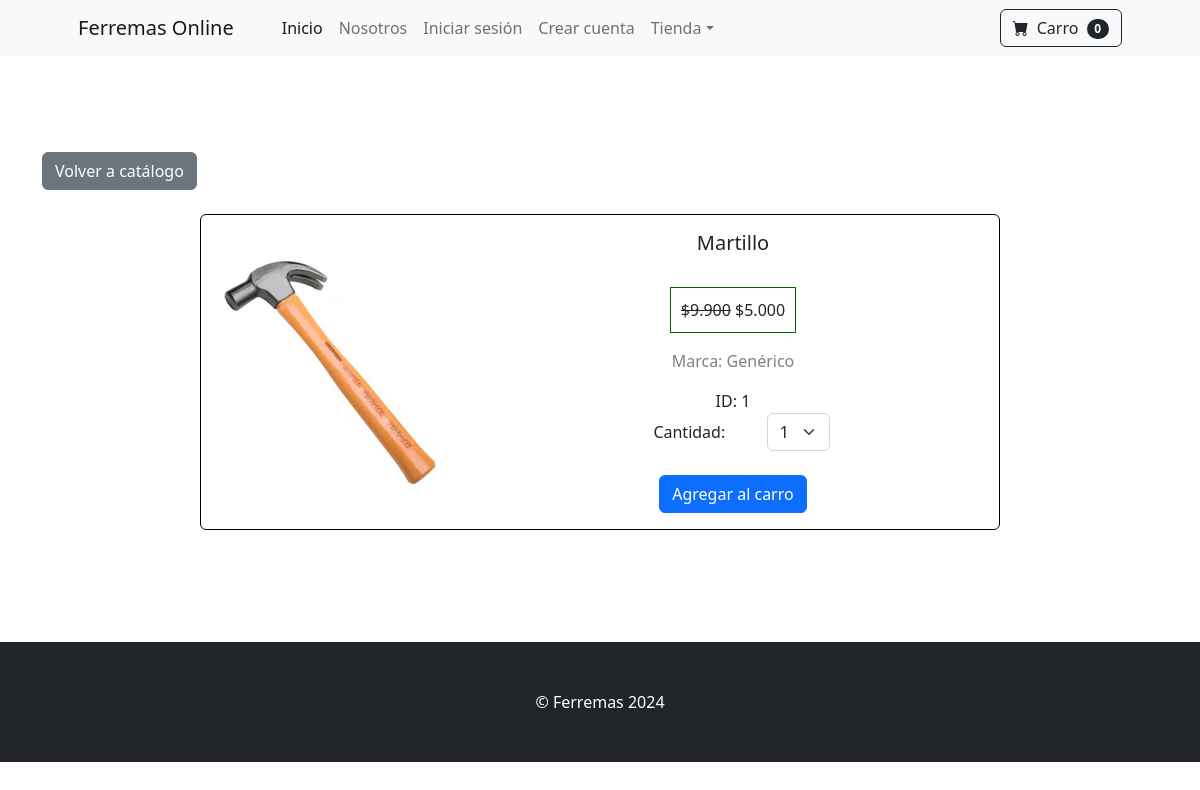
The page /producto/1 on the database its author committed.
### tienda/models.py (models this page shows, shortened)
class Producto(models.Model):
    name = models.CharField(max_length=50)
    price = models.DecimalField(default=0, decimal_places=0, max_digits=10)
    categoria = models.ForeignKey(Categoria, on_delete=models.CASCADE, default=1)
    marca = models.CharField(max_length=100, default="Genérico")
    image = models.ImageField(upload_to="uploads/producto")
    is_sale = models.BooleanField(default=False)
    sale_price = models.DecimalField(default=0, decimal_places=0, max_digits=10)

### tienda/views.py (the view)
# urls.py: path("producto/<int:pk>", views.producto, name="producto"),
def producto(request, pk):
    producto = Producto.objects.get(id=pk)
    return render(request, "producto.html", {"producto":producto});

### carro/cart.py (called while the page is built)
    def __len__(self):
        return len(self.cart)

### carro/context_processors.py (called while the page is built)
def cart(request):
    return {"cart": Cart(request)}

### tienda/templates/producto.html (shortened to what this page needs)
{% extends "base.html" %}
{% block content %}
<br><br><br><br>
<div class="container">
    <a class="btn btn-secondary" href="{% url 'catalogo' %}">Volver a catálogo</a><br><br>
    <center>
    <div class="card mb-3" style="max-width: 800px; border: 1px solid black">
        <div class="row g-0">
            <div class="col-md-4" style="display: flex; flex-direction: column; justify-content: center;">
                <img src="{{ producto.image.url }}" class="img-fluid rounded-start" alt="...">
            </div>
            <div class="col-md-8">
                <div class="card-body">
                    <h5 class="card-title">{{ producto.name }}</h5><br>
                    {% if producto.is_sale %}
                        <p class="card-text" style="border: 1px solid darkgreen; width:fit-content; padding:10px;"><strike>${{ producto.price }}</strike> ${{ producto.sale_price }}</p>
                    {% else %}
                        <p class="card-text" style="border: 1px solid darkgreen; width:fit-content; padding:10px;">Precio: ${{ producto.price }}</p>
                    {% endif %}
                    <p class="card-text" style="color: grey">Marca: {{ producto.marca }}</p>
                    ID: {{ producto.id }}
                    <div class="row justify-content-center align-items-center">
                        <div class="col-md-3">Cantidad:</div>
                        <div class="col-md-2">
                            <select class="form-select" id="qty-cart">
                                <option value="1">1</option>
                            </select>
                        </div>
                    </div>
                    <br><button type="button" class="btn btn-primary" value="{{ producto.id }}" id="add-cart">Agregar al carro</button>
                </div>
            </div>
        </div>
    </div>
    </center>
</div>
<br><br><br><br>
{% endblock %}

### rows shown on the page
Producto: image (picture), name "Martillo", price "9.900", sale_price "5.000", marca "Genérico", id "1"

### other values the page prints
{{ cart|length }} "0"
